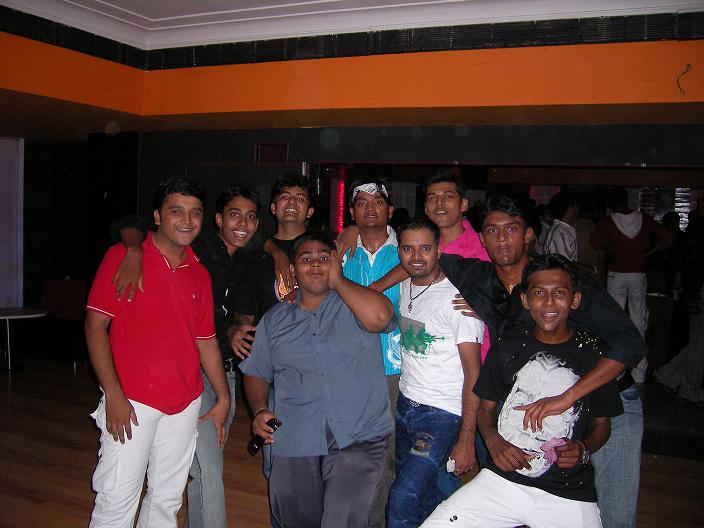
//> input picture shirtDetection/SANY0004.JPG, 704 x 528 px
$ ./Main   (built with g++ and OpenCV 4)
//> lines starting //> are read from the running program, lines starting //| are printed output that depends on the picture; after the words box and inside, x2 and y2 are one past the last pixel; in counts of white or black regions, pixels touching at a corner belong together
### shirtDetection/ImageUtils.h
/**		ImageUtils.h:		Handy utility functions for dealing with images in OpenCV. by Shervin Emami, 21/9/09.
 **/

#ifndef NV_IMAGE_UTILS_H
#define NV_IMAGE_UTILS_H

#if defined (__cplusplus)
extern "C"
{
#endif


// Returns a new image that is a cropped version of the original image.
// Remember to free the new image later.
IplImage* cropRectangle(IplImage *img, CvRect region);

// Draw a rectangle around the given object (use CV_RGB(200,0,0) for red color)
void drawRectangle(IplImage *img, CvRect face, CvScalar col);

// Creates a new image copy that is of a different size.
// Remember to free the new image later.
IplImage* resizeImage(IplImage *origImg, int newWidth, int newHeight);

// Rotate clockwise by a number of radians and enlarged.
IplImage *rotateImage(IplImage *src, IplImage* dst, float angle, float scale);

// Save the given image to a JPG or BMP file, even if its format isn't an 8-bit image, such as a 32bit image.
int saveImage(char *filename, IplImage *image);

// Store a greyscale floating-point CvMat image into a BMP/JPG/GIF/PNG image,
// since cvSaveImage() can only handle 8bit images (not 32bit float images).
void saveFloatMat(const char *filename, const CvMat *src);

// Store a greyscale floating-point CvMat image into a BMP/JPG/GIF/PNG image,
// since cvSaveImage() can only handle 8bit images (not 32bit float images).
void saveFloatImage(const char *filename, const IplImage *srcImg);

// Print some text info about the IplImage properties, to std::cerr.
void printImageInfo(IplImage *image_tile);


#if defined (__cplusplus)
}
#endif

#endif	// NV_IMAGE_UTILS_H

### shirtDetection/ImageUtils.cpp
/**		ImageUtils.cpp:		Handy utility functions for dealing with images in OpenCV. by Shervin Emami, 21/9/09.
 **/

#include <stdio.h>
#include <tchar.h>
#include <vector>	// Used for C++ vectors
//#include <cstdio>	// Used for "printf"
#include <string>	// Used for C++ strings
//#include <cmath>	// Used to calculate square-root for statistics
#include <iostream>		// for printing streams in C++
#include <sstream>		// for printing floats in C++
#include <fstream>		// for opening files in C++

// Include OpenCV
#include <cv.h>
//#include <cvaux.h>
#include <cxcore.h>
#include <highgui.h>

#include "ImageUtils.h"		// easy image cropping, resizing, rotating, etc


using namespace std;


// Returns a new image that is a cropped version of the original image.
IplImage* cropRectangle(IplImage *img, CvRect region)
{
	IplImage *imageTmp,*imageRGB;
	CvSize size;
	size.height = img->height;
	size.width = img-> width;

	if (img->depth != IPL_DEPTH_8U) {
		std::cerr << "ERROR: Unknown image depth of " << img->depth << " given in cropRectangle() instead of 8." << std::endl;
		exit(1);
	}

	// First create a new (color or greyscale) IPL Image and copy contents of img into it.
	imageTmp = cvCreateImage(size, IPL_DEPTH_8U, img->nChannels);
	cvCopy(img, imageTmp);

	// Create a new image of the detected region
	//printf("Cropping image at x = %d, y = %d...", faces[i].x, faces[i].y);
	//printf("Setting region of interest...");
	// Set region of interest to that surrounding the face
	cvSetImageROI(imageTmp, region);
	// Copy region of interest (i.e. face) into a new iplImage (imageRGB) and return it
	size.width = region.width;
	size.height = region.height;
	imageRGB = cvCreateImage(size, IPL_DEPTH_8U, img->nChannels);
	cvCopy(imageTmp, imageRGB);	// Copy just the region.

    cvReleaseImage( &imageTmp );
	return imageRGB;
}


// Draw a rectangle around the given object (defaults to a red color)
void drawRectangle(IplImage *img, CvRect face, CvScalar col)	{
	CvPoint p1, p2;
	p1.x = face.x;
	p1.y = face.y;
	p2.x = face.x + face.width;
	p2.y = face.y + face.height;
	cvRectangle(img, p1, p2, col, 2);
}

// Creates a new image copy that is of a different size.
// Remember to free the new image later.
// [99 lines left out: functions resizeImage, rotateImage, saveImage, saveFloatMat, saveFloatImage, not called in this run]

// Print some text info about the IplImage properties, to std::cout.
void printImageInfo(IplImage *image_tile)
{
	if (image_tile)
		std::cout << "Image: " << image_tile->width << "x" << image_tile->height << "px, " << image_tile->nChannels << "channels of " << image_tile->depth << "bit depth, ROI=[" << (int)image_tile->roi << "], widthStep=" << image_tile->widthStep << endl;
	else
		std::cout << "Image: <null>" << endl;
}

### shirtDetection/Main.cpp
// ShirtDetection v1.2: Find the approximate color type of a person's tshirt. by Shervin Emami (shervin.emami@gmail.com), 30th Aug 2010.

// If trying to debug the color detector code, enable SHOW_DEBUG_IMAGE:
#define SHOW_DEBUG_IMAGE


#define WIN32_LEAN_AND_MEAN // Exclude rarely-used stuff from Windows headers
//#include <stdio.h>
//#include <tchar.h>

#include <cstdio>	// Used for "printf"
#include <string>	// Used for C++ strings
#include <iostream>	// Used for C++ cout print statements
//#include <cmath>	// Used to calculate square-root for statistics

// Include OpenCV libraries
#include <cv.h>
#include <cvaux.h>
#include <cxcore.h>
#include <highgui.h>

#include "ImageUtils.h"		// Used for easy image cropping, resizing, rotating, etc.

using namespace std;


// Various color types for detected shirt colors.
enum                             {cBLACK=0,cWHITE, cGREY, cRED, cORANGE, cYELLOW, cGREEN, cAQUA, cBLUE, cPURPLE, cPINK,  NUM_COLOR_TYPES};
char* sCTypes[NUM_COLOR_TYPES] = {"Black", "White","Grey","Red","Orange","Yellow","Green","Aqua","Blue","Purple","Pink"};
uchar cCTHue[NUM_COLOR_TYPES] =    {0,       0,      0,     0,     20,      30,      55,    85,   115,    138,     161};
uchar cCTSat[NUM_COLOR_TYPES] =    {0,       0,      0,    255,   255,     255,     255,   255,   255,    255,     255};
uchar cCTVal[NUM_COLOR_TYPES] =    {0,      255,    120,   255,   255,     255,     255,   255,   255,    255,     255};


// Face Detection HaarCascade Classifier file for OpenCV (downloadable from "http://alereimondo.no-ip.org/OpenCV/34").
const char* cascadeFileFace = "haarcascades\\haarcascade_frontalface_alt.xml";	// Path to the Face Detection HaarCascade XML file


// Perform face or nose or mouth feature detection on the input image, using the given Haar cascade classifier.
// You can specify min detectable feature size, in case you are looking for small features like eyes.
// Returns a list of rectangles for detected regions.
// Remember to call "cvReleaseHaarClassifierCascade( &cascade );" later.
vector<CvRect> findObjectsInImage(IplImage *origImg, CvHaarClassifierCascade* cascade, CvSize minFeatureSize = cvSize(20, 20))
{
	CvMemStorage* storage;
	vector<CvRect> detRects;// = new vector<CvRect>;

	storage = cvCreateMemStorage(0);
	cvClearMemStorage( storage );

	// If the image is color, use a greyscale copy of the image.
	IplImage *detectImg = origImg;	// Assume the input image is to be used.
	IplImage *greyImg = 0;
	if (origImg->nChannels > 1) {
		greyImg = cvCreateImage(cvSize(origImg->width, origImg->height), 8, 1 );
		std::cout << "[Converting detectImg " << greyImg->width << "x" << greyImg->height << "]" << std::endl;
		printImageInfo(greyImg);
		cvCvtColor( origImg, greyImg, CV_BGR2GRAY );
		std::cout << "Got greyscale img." << std::endl;
		detectImg = greyImg;	// Use the greyscale version as the input.
	}

	// Enhance / Normalise the image contrast (optional)
	//cvEqualizeHist(detectImg, detectImg);

    double t = (double)cvGetTickCount();
    CvSeq* rects = cvHaarDetectObjects( detectImg, cascade, storage,
                                        1.1, 2, CV_HAAR_DO_CANNY_PRUNING,
                                        minFeatureSize );	// Minimum face size changed from "cvSize(30, 30)"
	t = (double)cvGetTickCount() - t;
	std::cout << "detection time = " << t/((double)cvGetTickFrequency()*1000.) << "ms\n";

	// Get all the detected regions
	for(int i = 0; i < (rects ? rects->total : 0); i++ )
    {
        CvRect *r = (CvRect*)cvGetSeqElem( rects, i );

		detRects.push_back(*r);
		std::cout << "Found object at (" << r->x << ", " << r->y << ") of size (" << r->width << "x" << r->height << ").\n";
    }
	std::cout << "Found " << detRects.size() << " objects." << std::endl;

	//cvReleaseHaarClassifierCascade( &cascade );
	if (greyImg)
		cvReleaseImage( &greyImg );
	cvReleaseMemStorage( &storage );
	return detRects;
}

// Determine what type of color the HSV pixel is. Returns the colorType between 0 and NUM_COLOR_TYPES.
int getPixelColorType(int H, int S, int V)
{
	int color;
	if (V < 75)
		color = cBLACK;
	else if (V > 190 && S < 27)
		color = cWHITE;
	else if (S < 53 && V < 185)
		color = cGREY;
	else {	// Is a color
		if (H < 14)
			color = cRED;
		else if (H < 25)
			color = cORANGE;
		else if (H < 34)
			color = cYELLOW;
		else if (H < 73)
			color = cGREEN;
		else if (H < 102)
			color = cAQUA;
		else if (H < 127)
			color = cBLUE;
		else if (H < 149)
			color = cPURPLE;
		else if (H < 175)
			color = cPINK;
		else	// full circle
			color = cRED;	// back to Red
	}
	return color;
}

// C/C++ entry point
int main(int argc, char **argv)
{
	cout << "Shirt Color Detection, by Akbari Jayesh." << endl;
	cout << "usage: ShirtDetection [image_file]" << endl;

	char *strFileImage = "SANY0004.jpg";	// default file
	if (argc == 2)
		strFileImage = argv[1];	// Get image from first argument.
	if (!strFileImage) {
		cerr << "ERROR: No image was given on the command line!" << endl;
		return 1;
	}

	// Load the HaarCascade classifier for face detection. Added by Shervin on 22/9/09
	cout << "Loading Face HaarCascade in '" << cascadeFileFace << "'" << endl;
	CvHaarClassifierCascade* cascadeFace = (CvHaarClassifierCascade*)cvLoad(cascadeFileFace, 0, 0, 0 );
	if( !cascadeFace ) {
		cerr << "ERROR: Couldn't load face detector classifier in '" << cascadeFileFace << "'\n";
		exit(1);
	}

	// Open the image, either as greyscale or color
	IplImage* imageIn = cvLoadImage(strFileImage, CV_LOAD_IMAGE_UNCHANGED);
//> imageIn is the input picture: 528 rows x 704 cols, CV_8UC3; mean B, G, R 54.4, 56.2, 79.7
	if (!imageIn) {
		cerr << "Couldn't load image file '" << strFileImage << "'" << endl;
		exit(1);
	}
	if (imageIn->nChannels != 3) {
		cerr << "Input image isn't a color RGB image!" << endl;
		exit(1);
	}
	std::cout << "(got a " << imageIn->width << "x" << imageIn->height << " color image)." << std::endl;
//| (got a 704x528 color image).
	IplImage* imageDisplay = cvCloneImage(imageIn);

	// If trying to debug the color detector code, enable this:
	#ifdef SHOW_DEBUG_IMAGE
		// Create a HSV image showing the color types of the whole image, for debugging.
		IplImage *imageInHSV = cvCreateImage(cvGetSize(imageIn), 8, 3);
		cvCvtColor(imageIn, imageInHSV, CV_BGR2HSV);	// (note that OpenCV stores RGB images in B,G,R order.
//> imageInHSV: 528 rows x 704 cols, CV_8UC3; mean H, S, V 66.7, 111.9, 84.8
		IplImage* imageDisplayHSV = cvCreateImage(cvGetSize(imageIn), 8, 3);	// Create an empty HSV image
		//cvSet(imageDisplayHSV, cvScalar(0,0,0, 0));	// Clear HSV image to blue.
		int hIn = imageDisplayHSV->height;
		int wIn = imageDisplayHSV->width;
		int rowSizeIn = imageDisplayHSV->widthStep;		// Size of row in bytes, including extra padding
		char *imOfsDisp = imageDisplayHSV->imageData;	// Pointer to the start of the image HSV pixels.
		char *imOfsIn = imageInHSV->imageData;	// Pointer to the start of the input image HSV pixels.
		for (int y=0; y<hIn; y++) {
			for (int x=0; x<wIn; x++) {
				// Get the HSV pixel components
				uchar H = *(uchar*)(imOfsIn + y*rowSizeIn + x*3 + 0);	// Hue
				uchar S = *(uchar*)(imOfsIn + y*rowSizeIn + x*3 + 1);	// Saturation
				uchar V = *(uchar*)(imOfsIn + y*rowSizeIn + x*3 + 2);	// Value (Brightness)
				// Determine what type of color the HSV pixel is.
				int ctype = getPixelColorType(H, S, V);
				//ctype = x / 60;
				// Show the color type on the displayed image, for debugging.
				*(uchar*)(imOfsDisp + (y)*rowSizeIn + (x)*3 + 0) = cCTHue[ctype];	// Hue
				*(uchar*)(imOfsDisp + (y)*rowSizeIn + (x)*3 + 1) = cCTSat[ctype];	// Full Saturation (except for black & white)
				*(uchar*)(imOfsDisp + (y)*rowSizeIn + (x)*3 + 2) = cCTVal[ctype];		// Full Brightness
			}
		}
		// Display the HSV debugging image
		IplImage *imageDisplayHSV_RGB = cvCreateImage(cvGetSize(imageDisplayHSV), 8, 3);
		cvCvtColor(imageDisplayHSV, imageDisplayHSV_RGB, CV_HSV2BGR);	// (note that OpenCV stores RGB images in B,G,R order.
		cvNamedWindow("Colors", 1);
		cvShowImage("Colors", imageDisplayHSV_RGB);
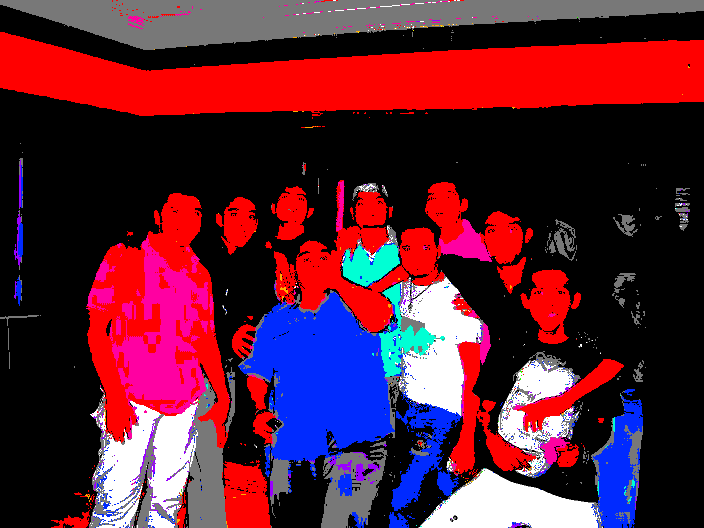
//> window 'Colors': 528 rows x 704 cols, CV_8UC3; mean B, G, R 52.7, 32.7, 91.3
	#endif	// SHOW_DEBUG_IMAGE


	// First, search for all the frontal faces in the image
	CvRect foundFace = cvRect(0, 0, 0, 0);	// Set init values if nothing was detected.
	vector<CvRect> rectFaces;
	double timeFaceDetectStart = (double)cvGetTickCount();	// Record the timing.
	rectFaces = findObjectsInImage(imageIn, cascadeFace);
//| [Converting detectImg 704x528]
//| Image: 704x528px, 1channels of 8bit depth, ROI=[0], widthStep=704
//> in findObjectsInImage, `cvCvtColor( origImg, greyImg, CV_BGR2GRAY );`:
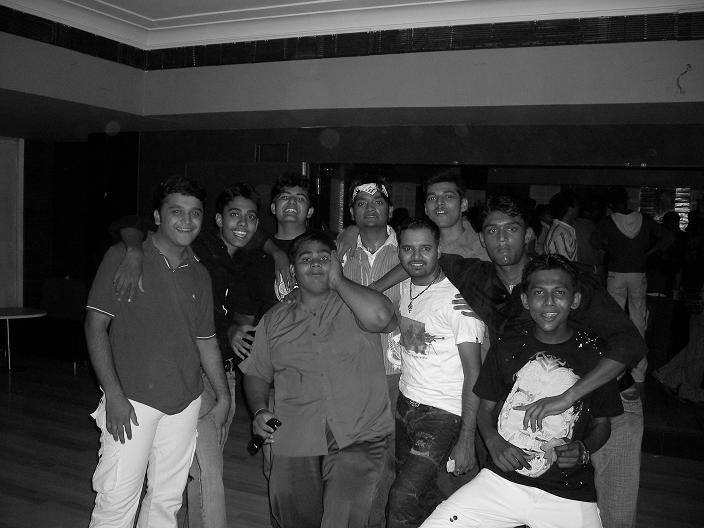
//> greyImg: 528 rows x 704 cols, CV_8UC1; min 0, max 255, mean 63
//> in findObjectsInImage, `CvSeq* rects = cvHaarDetectObjects( detectImg, cascade, storage, 1.1, ..`: rects = 11 items
//> the loop in findObjectsInImage, `for(int i = 0; i < (rects ? rects->total : 0); i++ )` made 11 passes
//| Found object at (626, 299) of size (23x23).
//| Found object at (417, 179) of size (46x46).
//| Found object at (269, 181) of size (46x46).
//| Found object at (161, 193) of size (49x49).
//| Found object at (393, 229) of size (49x49).
//> (output is shown up to pass 5 of 11)
//| Found 11 objects.
//> rectFaces = 11 Rects (x, y, width, height), first 8: [626, 299, 23, 23], [417, 179, 46, 46], [269, 181, 46, 46], [161, 193, 49, 49], [393, 229, 49, 49], [348, 186, 43, 43], [219, 196, 48, 48], [292, 241, 47, 47]
	double tallyFaceDetectTime = (double)cvGetTickCount() - timeFaceDetectStart;
	cout << "Found " << rectFaces.size() << " faces in " << tallyFaceDetectTime/((double)cvGetTickFrequency()*1000.) << "ms\n";

	// Process each detected face
	cout << "Detecting shirt colors below the faces." << endl;
	for (int r=0; r<rectFaces.size(); r++) {
		float initialConfidence = 1.0f;
		int bottom;
		CvRect rectFace = rectFaces[r];
		drawRectangle(imageDisplay, rectFace, CV_RGB(255,0,0));

		// Create the shirt region, to be below the detected face and of similar size.
		float SHIRT_DY = 1.4f;	// Distance from top of face to top of shirt region, based on detected face height.
		float SHIRT_SCALE_X = 0.6f;	// Width of shirt region compared to the detected face
		float SHIRT_SCALE_Y = 0.6f;	// Height of shirt region compared to the detected face
		CvRect rectShirt;
		rectShirt.x = rectFace.x + (int)(0.5f * (1.0f-SHIRT_SCALE_X) * (float)rectFace.width);
		rectShirt.y = rectFace.y + (int)(SHIRT_DY * (float)rectFace.height) + (int)(0.5f * (1.0f-SHIRT_SCALE_Y) * (float)rectFace.height);
		rectShirt.width = (int)(SHIRT_SCALE_X * rectFace.width);
		rectShirt.height = (int)(SHIRT_SCALE_Y * rectFace.height);
		cout << "Shirt region is from " << rectShirt.x << ", " << rectShirt.y << " to " << rectShirt.x + rectShirt.width - 1 << ", " << rectShirt.y + rectShirt.height - 1 << endl;

		// If the shirt region goes partly below the image, try just a little below the face
		bottom = rectShirt.y+rectShirt.height-1;
		if (bottom > imageIn->height-1) {
			SHIRT_DY = 0.95f;	// Distance from top of face to top of shirt region, based on detected face height.
			SHIRT_SCALE_Y = 0.3f;	// Height of shirt region compared to the detected face
			// Use a higher shirt region
			rectShirt.y = rectFace.y + (int)(SHIRT_DY * (float)rectFace.height) + (int)(0.5f * (1.0f-SHIRT_SCALE_Y) * (float)rectFace.height);
			rectShirt.height = (int)(SHIRT_SCALE_Y * rectFace.height);
			initialConfidence = initialConfidence * 0.5f;	// Since we are using a smaller region, we are less confident about the results now.
			cout << "Warning: Shirt region goes past the end of the image. Trying to reduce the shirt region position to " << rectShirt.y << " with a height of " << rectShirt.height << endl;
		}

		// Try once again if it is partly below the image.
		bottom = rectShirt.y+rectShirt.height-1;
		if (bottom > imageIn->height-1) {
			bottom = imageIn->height-1;	// Limit the bottom
			rectShirt.height = bottom - (rectShirt.y-1);	// Adjust the height to use the new bottom
			initialConfidence = initialConfidence * 0.7f;	// Since we are using a smaller region, we are less confident about the results now.
			cout << "Warning: Shirt region still goes past the end of the image. Trying to reduce the shirt region height to " << rectShirt.height << endl;
		}

		// Make sure the shirt region is in the image
		if (rectShirt.height <= 1) {
			cout << "Warning: Shirt region is not in the image at all, so skipping this face." << endl;
		}
		else {

			// Show the shirt region
			drawRectangle(imageDisplay, rectShirt, CV_RGB(255,255,255));

			// Convert the shirt region from RGB colors to HSV colors
			//cout << "Converting shirt region to HSV" << endl;
			IplImage *imageShirt = cropRectangle(imageIn, rectShirt);
			IplImage *imageShirtHSV = cvCreateImage(cvGetSize(imageShirt), 8, 3);
			cvCvtColor(imageShirt, imageShirtHSV, CV_BGR2HSV);	// (note that OpenCV stores RGB images in B,G,R order.
			if( !imageShirtHSV ) {
				cerr << "ERROR: Couldn't convert Shirt image from BGR2HSV." << endl;
				exit(1);
			}

			//cout << "Determining color type of the shirt" << endl;
			int h = imageShirtHSV->height;				// Pixel height
			int w = imageShirtHSV->width;				// Pixel width
			int rowSize = imageShirtHSV->widthStep;		// Size of row in bytes, including extra padding
			char *imOfs = imageShirtHSV->imageData;	// Pointer to the start of the image HSV pixels.
			// Create an empty tally of pixel counts for each color type
			int tallyColors[NUM_COLOR_TYPES];
			for (int i=0; i<NUM_COLOR_TYPES; i++)
				tallyColors[i] = 0;
			// Scan the shirt image to find the tally of pixel colors
			for (int y=0; y<h; y++) {
				for (int x=0; x<w; x++) {
					// Get the HSV pixel components
					uchar H = *(uchar*)(imOfs + y*rowSize + x*3 + 0);	// Hue
					uchar S = *(uchar*)(imOfs + y*rowSize + x*3 + 1);	// Saturation
					uchar V = *(uchar*)(imOfs + y*rowSize + x*3 + 2);	// Value (Brightness)

					// Determine what type of color the HSV pixel is.
					int ctype = getPixelColorType(H, S, V);
					// Keep count of these colors.
					tallyColors[ctype]++;
				}
			}

			// Print a report about color types, and find the max tally
			//cout << "Number of pixels found using each color type (out of " << (w*h) << ":\n";
			int tallyMaxIndex = 0;
			int tallyMaxCount = -1;
			int pixels = w * h;
			for (int i=0; i<NUM_COLOR_TYPES; i++) {
				int v = tallyColors[i];
				cout << sCTypes[i] << " " << (v*100/pixels) << "%, ";
				if (v > tallyMaxCount) {
					tallyMaxCount = tallyColors[i];
					tallyMaxIndex = i;
				}
			}
			cout << endl;
			int percentage = initialConfidence * (tallyMaxCount * 100 / pixels);
			cout << "Color of shirt: " << sCTypes[tallyMaxIndex] << " (" << percentage << "% confidence)." << endl << endl;

			// Display the color type over the shirt in the image.
			CvFont font;
			//cvInitFont(&font,CV_FONT_HERSHEY_PLAIN,0.55,0.7, 0,1,CV_AA);	// For OpenCV 1.1
			cvInitFont(&font,CV_FONT_HERSHEY_PLAIN,0.8,1.0, 0,1, CV_AA);	// For OpenCV 2.0
			char text[256];
			sprintf_s(text, sizeof(text)-1, "%d%%", percentage);
			cvPutText(imageDisplay, sCTypes[tallyMaxIndex], cvPoint(rectShirt.x, rectShirt.y + rectShirt.height + 12), &font, CV_RGB(255,0,0));
			cvPutText(imageDisplay, text, cvPoint(rectShirt.x, rectShirt.y + rectShirt.height + 24), &font, CV_RGB(255,0,0));


			// Free resources.
			cvReleaseImage( &imageShirtHSV );
			cvReleaseImage( &imageShirt );
		}//end if valid height
	}//end for loop
//> this loop made 11 passes
//> (rectFace, tallyMaxCount, tallyMaxIndex, percentage, text) on passes 1 to 8: (Rect(626, 299, 23, 23), 169, 0, 100, "100%"), (Rect(417, 179, 46, 46), 355, 0, 48, "48%"), (Rect(269, 181, 46, 46), 543, 3, 74, "74%"), (Rect(161, 193, 49, 49), 663, 10, 78, "78%"), (Rect(393, 229, 49, 49), 421, 1, 50, "50%"), (Rect(348, 186, 43, 43), 562, 7, 89, "89%"), (Rect(219, 196, 48, 48), 784, 0, 100, "100%"), (Rect(292, 241, 47, 47), 771, 8, 98, "98%")
//> (printed output is left out)
//> pass 1, `drawRectangle(imageDisplay, rectFace, CV_RGB(255,0,0));`:
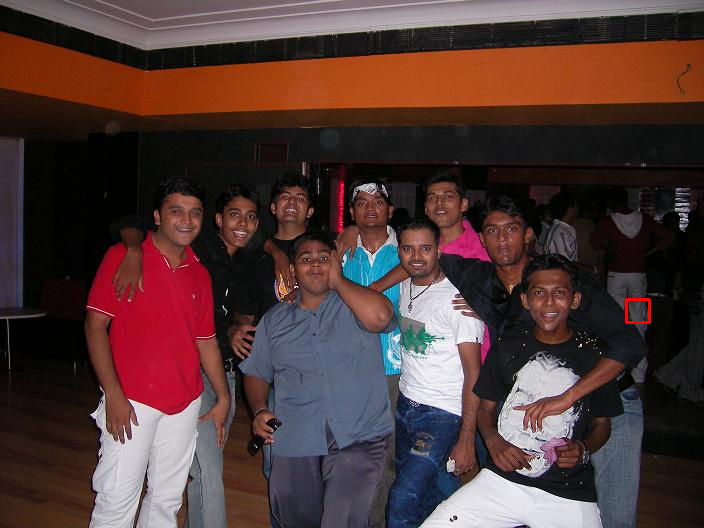
//> imageDisplay: 528 rows x 704 cols, CV_8UC3; 0.07% of pixels changed, all inside (x1, y1, x2, y2) = (625, 298, 651, 324)
//> pass 1, `drawRectangle(imageDisplay, rectShirt, CV_RGB(255,255,255));`:
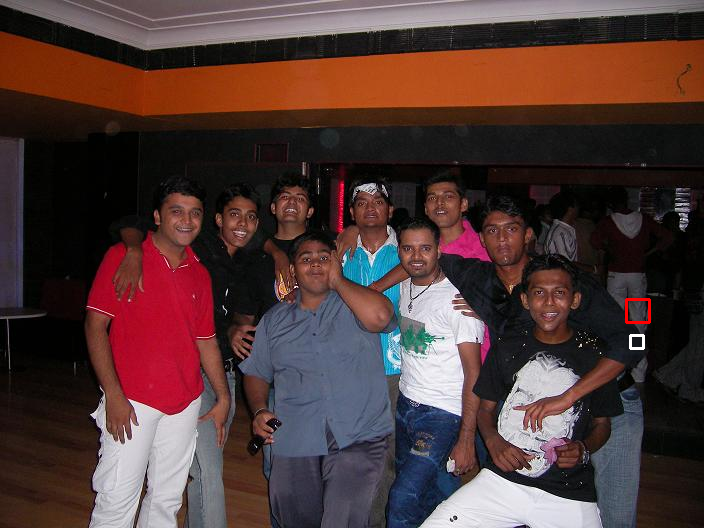
//> imageDisplay: 528 rows x 704 cols, CV_8UC3; 152 pixels changed, all inside (x1, y1, x2, y2) = (629, 334, 645, 350)
//> pass 1, `cvPutText(imageDisplay, sCTypes[tallyMaxIndex], cvPoint(rectShirt.x, r..`:
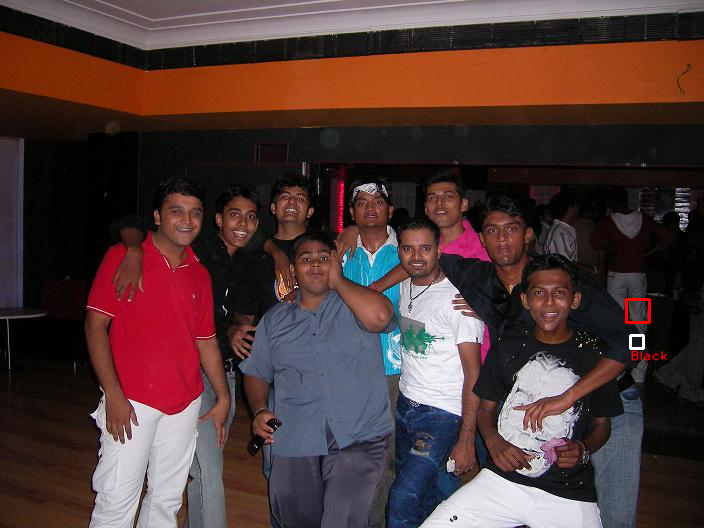
//> imageDisplay: 528 rows x 704 cols, CV_8UC3; 0.07% of pixels changed, all inside (x1, y1, x2, y2) = (631, 350, 669, 361)
//> (the rest of the program and of its run is left out)
